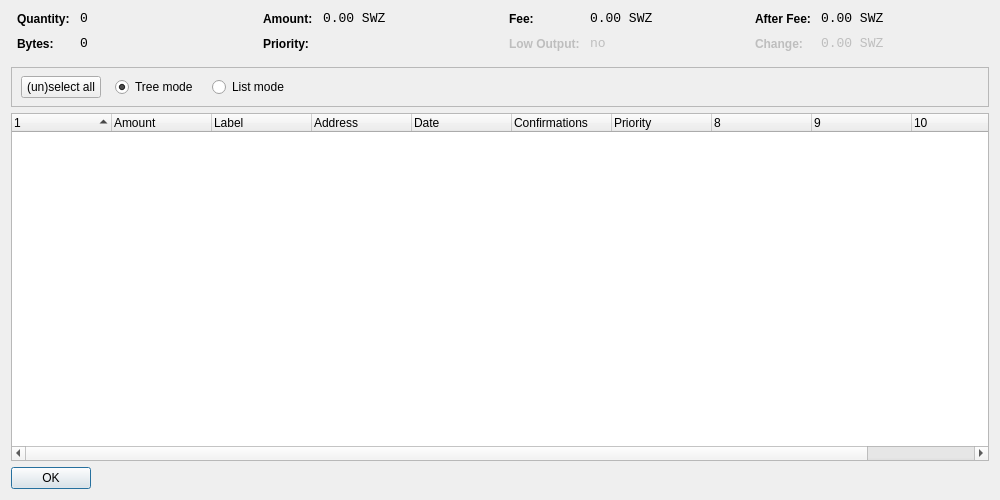
<?xml version="1.0" encoding="UTF-8"?>
<ui version="4.0">
 <class>CoinControlDialog</class>
 <widget class="QDialog" name="CoinControlDialog">
  <property name="geometry">
   <rect>
    <x>0</x>
    <y>0</y>
    <width>1000</width>
    <height>500</height>
   </rect>
  </property>
  <property name="windowTitle">
   <string>Coin Control</string>
  </property>
  <layout class="QVBoxLayout" name="verticalLayout">
   <item>
    <layout class="QHBoxLayout" name="horizontalLayoutTop" stretch="0,0,0,0">
     <property name="topMargin">
      <number>0</number>
     </property>
     <property name="bottomMargin">
      <number>10</number>
     </property>
     <item>
      <layout class="QFormLayout" name="formLayoutCoinControl1">
       <property name="horizontalSpacing">
        <number>10</number>
       </property>
       <property name="verticalSpacing">
        <number>10</number>
       </property>
       <property name="leftMargin">
        <number>6</number>
       </property>
       <property name="rightMargin">
        <number>6</number>
       </property>
       <item row="0" column="0">
        <widget class="QLabel" name="labelCoinControlQuantityText">
         <property name="styleSheet">
          <string notr="true">font-weight:bold;</string>
         </property>
         <property name="text">
          <string>Quantity:</string>
         </property>
        </widget>
       </item>
       <item row="0" column="1">
        <widget class="QLabel" name="labelCoinControlQuantity">
         <property name="font">
          <font>
           <family>Monospace</family>
           <pointsize>10</pointsize>
          </font>
         </property>
         <property name="cursor">
          <cursorShape>IBeamCursor</cursorShape>
         </property>
         <property name="contextMenuPolicy">
          <enum>Qt::ActionsContextMenu</enum>
         </property>
         <property name="text">
          <string notr="true">0</string>
         </property>
         <property name="textInteractionFlags">
          <set>Qt::LinksAccessibleByMouse|Qt::TextSelectableByKeyboard|Qt::TextSelectableByMouse</set>
         </property>
        </widget>
       </item>
       <item row="1" column="0">
        <widget class="QLabel" name="labelCoinControlBytesText">
         <property name="styleSheet">
          <string notr="true">font-weight:bold;</string>
         </property>
         <property name="text">
          <string>Bytes:</string>
         </property>
        </widget>
       </item>
       <item row="1" column="1">
        <widget class="QLabel" name="labelCoinControlBytes">
         <property name="font">
          <font>
           <family>Monospace</family>
           <pointsize>10</pointsize>
          </font>
         </property>
         <property name="cursor">
          <cursorShape>IBeamCursor</cursorShape>
         </property>
         <property name="contextMenuPolicy">
          <enum>Qt::ActionsContextMenu</enum>
         </property>
         <property name="text">
          <string notr="true">0</string>
         </property>
         <property name="textInteractionFlags">
          <set>Qt::LinksAccessibleByMouse|Qt::TextSelectableByKeyboard|Qt::TextSelectableByMouse</set>
         </property>
        </widget>
       </item>
      </layout>
     </item>
     <item>
      <layout class="QFormLayout" name="formLayoutCoinControl2">
       <property name="horizontalSpacing">
        <number>10</number>
       </property>
       <property name="verticalSpacing">
        <number>10</number>
       </property>
       <property name="leftMargin">
        <number>6</number>
       </property>
       <property name="rightMargin">
        <number>6</number>
       </property>
       <item row="0" column="0">
        <widget class="QLabel" name="labelCoinControlAmountText">
         <property name="styleSheet">
          <string notr="true">font-weight:bold;</string>
         </property>
         <property name="text">
          <string>Amount:</string>
         </property>
        </widget>
       </item>
       <item row="0" column="1">
        <widget class="QLabel" name="labelCoinControlAmount">
         <property name="font">
          <font>
           <family>Monospace</family>
           <pointsize>10</pointsize>
          </font>
         </property>
         <property name="cursor">
          <cursorShape>IBeamCursor</cursorShape>
         </property>
         <property name="contextMenuPolicy">
          <enum>Qt::ActionsContextMenu</enum>
         </property>
         <property name="text">
          <string notr="true">0.00 SWZ</string>
         </property>
         <property name="textInteractionFlags">
          <set>Qt::LinksAccessibleByMouse|Qt::TextSelectableByKeyboard|Qt::TextSelectableByMouse</set>
         </property>
        </widget>
       </item>
       <item row="1" column="0">
        <widget class="QLabel" name="labelCoinControlPriorityText">
         <property name="styleSheet">
          <string notr="true">font-weight:bold;</string>
         </property>
         <property name="text">
          <string>Priority:</string>
         </property>
        </widget>
       </item>
       <item row="1" column="1">
        <widget class="QLabel" name="labelCoinControlPriority">
         <property name="font">
          <font>
           <family>Monospace</family>
           <pointsize>10</pointsize>
          </font>
         </property>
         <property name="cursor">
          <cursorShape>IBeamCursor</cursorShape>
         </property>
         <property name="contextMenuPolicy">
          <enum>Qt::ActionsContextMenu</enum>
         </property>
         <property name="text">
          <string/>
         </property>
         <property name="textInteractionFlags">
          <set>Qt::LinksAccessibleByMouse|Qt::TextSelectableByKeyboard|Qt::TextSelectableByMouse</set>
         </property>
        </widget>
       </item>
      </layout>
     </item>
     <item>
      <layout class="QFormLayout" name="formLayoutCoinControl3">
       <property name="horizontalSpacing">
        <number>10</number>
       </property>
       <property name="verticalSpacing">
        <number>10</number>
       </property>
       <property name="leftMargin">
        <number>6</number>
       </property>
       <property name="rightMargin">
        <number>6</number>
       </property>
       <item row="0" column="0">
        <widget class="QLabel" name="labelCoinControlFeeText">
         <property name="styleSheet">
          <string notr="true">font-weight:bold;</string>
         </property>
         <property name="text">
          <string>Fee:</string>
         </property>
        </widget>
       </item>
       <item row="0" column="1">
        <widget class="QLabel" name="labelCoinControlFee">
         <property name="font">
          <font>
           <family>Monospace</family>
           <pointsize>10</pointsize>
          </font>
         </property>
         <property name="cursor">
          <cursorShape>IBeamCursor</cursorShape>
         </property>
         <property name="contextMenuPolicy">
          <enum>Qt::ActionsContextMenu</enum>
         </property>
         <property name="text">
          <string notr="true">0.00 SWZ</string>
         </property>
         <property name="textInteractionFlags">
          <set>Qt::LinksAccessibleByMouse|Qt::TextSelectableByKeyboard|Qt::TextSelectableByMouse</set>
         </property>
        </widget>
       </item>
       <item row="1" column="0">
        <widget class="QLabel" name="labelCoinControlLowOutputText">
         <property name="enabled">
          <bool>false</bool>
         </property>
         <property name="styleSheet">
          <string notr="true">font-weight:bold;</string>
         </property>
         <property name="text">
          <string>Low Output:</string>
         </property>
        </widget>
       </item>
       <item row="1" column="1">
        <widget class="QLabel" name="labelCoinControlLowOutput">
         <property name="enabled">
          <bool>false</bool>
         </property>
         <property name="font">
          <font>
           <family>Monospace</family>
           <pointsize>10</pointsize>
          </font>
         </property>
         <property name="cursor">
          <cursorShape>IBeamCursor</cursorShape>
         </property>
         <property name="contextMenuPolicy">
          <enum>Qt::ActionsContextMenu</enum>
         </property>
         <property name="text">
          <string notr="true">no</string>
         </property>
         <property name="textInteractionFlags">
          <set>Qt::LinksAccessibleByMouse|Qt::TextSelectableByKeyboard|Qt::TextSelectableByMouse</set>
         </property>
        </widget>
       </item>
      </layout>
     </item>
     <item>
      <layout class="QFormLayout" name="formLayoutCoinControl4">
       <property name="horizontalSpacing">
        <number>10</number>
       </property>
       <property name="verticalSpacing">
        <number>10</number>
       </property>
       <property name="leftMargin">
        <number>6</number>
       </property>
       <property name="rightMargin">
        <number>6</number>
       </property>
       <item row="0" column="0">
        <widget class="QLabel" name="labelCoinControlAfterFeeText">
         <property name="styleSheet">
          <string notr="true">font-weight:bold;</string>
         </property>
         <property name="text">
          <string>After Fee:</string>
         </property>
        </widget>
       </item>
       <item row="0" column="1">
        <widget class="QLabel" name="labelCoinControlAfterFee">
         <property name="font">
          <font>
           <family>Monospace</family>
           <pointsize>10</pointsize>
          </font>
         </property>
         <property name="cursor">
          <cursorShape>IBeamCursor</cursorShape>
         </property>
         <property name="contextMenuPolicy">
          <enum>Qt::ActionsContextMenu</enum>
         </property>
         <property name="text">
          <string notr="true">0.00 SWZ</string>
         </property>
         <property name="textInteractionFlags">
          <set>Qt::LinksAccessibleByMouse|Qt::TextSelectableByKeyboard|Qt::TextSelectableByMouse</set>
         </property>
        </widget>
       </item>
       <item row="1" column="0">
        <widget class="QLabel" name="labelCoinControlChangeText">
         <property name="enabled">
          <bool>false</bool>
         </property>
         <property name="styleSheet">
          <string notr="true">font-weight:bold;</string>
         </property>
         <property name="text">
          <string>Change:</string>
         </property>
        </widget>
       </item>
       <item row="1" column="1">
        <widget class="QLabel" name="labelCoinControlChange">
         <property name="enabled">
          <bool>false</bool>
         </property>
         <property name="font">
          <font>
           <family>Monospace</family>
           <pointsize>10</pointsize>
          </font>
         </property>
         <property name="cursor">
          <cursorShape>IBeamCursor</cursorShape>
         </property>
         <property name="contextMenuPolicy">
          <enum>Qt::ActionsContextMenu</enum>
         </property>
         <property name="text">
          <string notr="true">0.00 SWZ</string>
         </property>
         <property name="textInteractionFlags">
          <set>Qt::LinksAccessibleByMouse|Qt::TextSelectableByKeyboard|Qt::TextSelectableByMouse</set>
         </property>
        </widget>
       </item>
      </layout>
     </item>
    </layout>
   </item>
   <item>
    <widget class="QFrame" name="frame">
     <property name="minimumSize">
      <size>
       <width>0</width>
       <height>40</height>
      </size>
     </property>
     <property name="frameShape">
      <enum>QFrame::StyledPanel</enum>
     </property>
     <property name="frameShadow">
      <enum>QFrame::Sunken</enum>
     </property>
     <widget class="QWidget" name="horizontalLayoutWidget">
      <property name="geometry">
       <rect>
        <x>10</x>
        <y>0</y>
        <width>781</width>
        <height>41</height>
       </rect>
      </property>
      <layout class="QHBoxLayout" name="horizontalLayoutPanel" stretch="0,0,0,0,0">
       <property name="spacing">
        <number>14</number>
       </property>
       <item>
        <widget class="QPushButton" name="pushButtonSelectAll">
         <property name="sizePolicy">
          <sizepolicy hsizetype="Maximum" vsizetype="Fixed">
           <horstretch>0</horstretch>
           <verstretch>0</verstretch>
          </sizepolicy>
         </property>
         <property name="text">
          <string>(un)select all</string>
         </property>
        </widget>
       </item>
       <item>
        <widget class="QRadioButton" name="radioTreeMode">
         <property name="sizePolicy">
          <sizepolicy hsizetype="Maximum" vsizetype="Fixed">
           <horstretch>0</horstretch>
           <verstretch>0</verstretch>
          </sizepolicy>
         </property>
         <property name="text">
          <string>Tree mode</string>
         </property>
         <property name="checked">
          <bool>true</bool>
         </property>
        </widget>
       </item>
       <item>
        <widget class="QRadioButton" name="radioListMode">
         <property name="sizePolicy">
          <sizepolicy hsizetype="Maximum" vsizetype="Fixed">
           <horstretch>0</horstretch>
           <verstretch>0</verstretch>
          </sizepolicy>
         </property>
         <property name="text">
          <string>List mode</string>
         </property>
        </widget>
       </item>
       <item>
        <spacer name="horizontalSpacer">
         <property name="orientation">
          <enum>Qt::Horizontal</enum>
         </property>
         <property name="sizeHint" stdset="0">
          <size>
           <width>40</width>
           <height>20</height>
          </size>
         </property>
        </spacer>
       </item>
      </layout>
     </widget>
    </widget>
   </item>
   <item>
    <widget class="CoinControlTreeWidget" name="treeWidget">
     <property name="contextMenuPolicy">
      <enum>Qt::CustomContextMenu</enum>
     </property>
     <property name="sortingEnabled">
      <bool>false</bool>
     </property>
     <property name="columnCount">
      <number>11</number>
     </property>
     <attribute name="headerShowSortIndicator" stdset="0">
      <bool>true</bool>
     </attribute>
     <attribute name="headerStretchLastSection">
      <bool>false</bool>
     </attribute>
     <column>
      <property name="text">
       <string/>
      </property>
     </column>
     <column>
      <property name="text">
       <string>Amount</string>
      </property>
     </column>
     <column>
      <property name="text">
       <string>Label</string>
      </property>
     </column>
     <column>
      <property name="text">
       <string>Address</string>
      </property>
     </column>
     <column>
      <property name="text">
       <string>Date</string>
      </property>
     </column>
     <column>
      <property name="text">
       <string>Confirmations</string>
      </property>
      <property name="toolTip">
       <string>Confirmed</string>
      </property>
     </column>
     <column>
      <property name="text">
       <string>Priority</string>
      </property>
     </column>
     <column>
      <property name="text">
       <string/>
      </property>
     </column>
     <column>
      <property name="text">
       <string/>
      </property>
     </column>
     <column>
      <property name="text">
       <string/>
      </property>
     </column>
     <column>
      <property name="text">
       <string/>
      </property>
     </column>
    </widget>
   </item>
   <item>
    <widget class="QDialogButtonBox" name="buttonBox">
     <property name="sizePolicy">
      <sizepolicy hsizetype="Maximum" vsizetype="Fixed">
       <horstretch>0</horstretch>
       <verstretch>0</verstretch>
      </sizepolicy>
     </property>
     <property name="orientation">
      <enum>Qt::Horizontal</enum>
     </property>
     <property name="standardButtons">
      <set>QDialogButtonBox::Ok</set>
     </property>
    </widget>
   </item>
  </layout>
 </widget>
 <customwidgets>
  <customwidget>
   <class>CoinControlTreeWidget</class>
   <extends>QTreeWidget</extends>
   <header>coincontroltreewidget.h</header>
  </customwidget>
 </customwidgets>
 <resources/>
 <connections/>
</ui>
